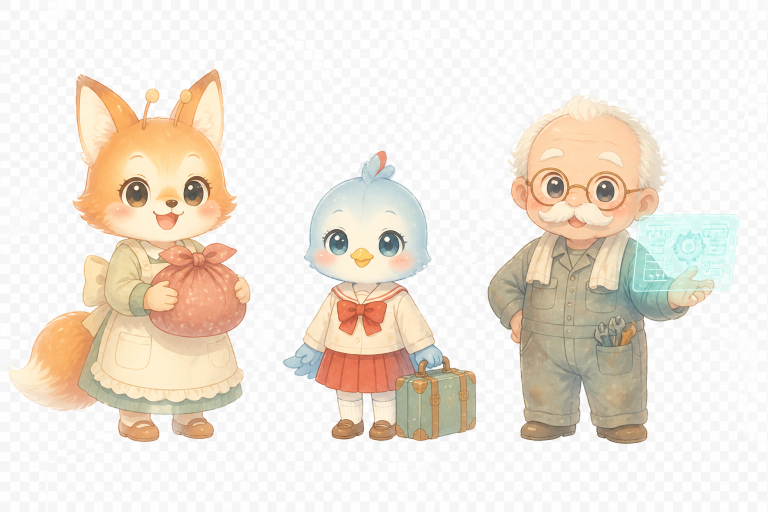
#> input picture restyle-incoming/cast2.png, 1536 x 1024 px (shown at 1/2 size)
$ python -i make-art-restyle.py   (imports and definitions only)
#> lines starting #> are read from the running program, lines starting #| are printed output that depends on the picture
# 水彩リスタイルの絵（restyle-incoming/*.png）を、ゲーム用に整える: python tools/make-art-restyle.py
# ・ChatGPT の「透過」画像は白〜薄い灰色の市松模様が焼きこまれているので、外側からつながった市松模様だけを消す
#   （市松の2色に近い「色みのない明るい点」だけをたどるので、内側の白いローブ・白い毛・クリーム色の体は残る）
# ・ふちは水彩のにじみを残すため、境目の数画素だけ明るさに応じて半透明にする
# ・表情シートは塊ごとに切り分け、シートごとに同じ倍率で縮める（下端・中央そろえはゲーム側）
# ・まばたきは *_blink.png から目のまわりだけを取り出し、元の表情の絵に重ねる（体がずれてチラつかないように）
# ・背景・1枚絵は 3:2 の中央 4:3 を 960x720 に
import os
import numpy as np
from PIL import Image, ImageFilter
from scipy import ndimage

ROOT = os.path.dirname(os.path.dirname(os.path.abspath(__file__)))
SRC = os.path.join(ROOT, 'restyle-incoming')
OUT = os.path.join(ROOT, 'img')
S = 3
W, H = 320 * S, 240 * S
FACES = ['normal', 'happy', 'sad', 'surprise', 'angry', 'cry']
REPORT = []


def save(im, name):
    im.save(os.path.join(OUT, name + '.webp'), 'WEBP', quality=88, method=6)


def load(name):
    return Image.open(os.path.join(SRC, name + '.png')).convert('RGB')


def remove_checker(rgb):
    """市松模様を消して RGBA を返す"""
    a = np.asarray(rgb).astype(int)
    mx = a.max(axis=2); mn = a.min(axis=2)
    border = np.concatenate([mn[:6].ravel(), mn[-6:].ravel(), mn[:, :6].ravel(), mn[:, -6:].ravel()])
    lo = np.percentile(border, 3) - 5          # 市松の暗いほうの色より少し下まで
    cand = (mx - mn <= 10) & (mn >= lo)
    lab, _ = ndimage.label(cand)
    edge = np.unique(np.concatenate([lab[0], lab[-1], lab[:, 0], lab[:, -1]]))
    bg = np.isin(lab, edge[edge > 0])
    # 閉じこめられた市松（腕と体のすき間など）：ある程度の広さがあり、2色の模様になっている所だけ消す
    inner, n = ndimage.label(cand & ~bg)
    if n:
        sizes = ndimage.sum(np.ones_like(mn), inner, index=np.arange(1, n + 1))
        for i, sz in enumerate(sizes, 1):
            if sz < 400: continue
            v = mn[inner == i]
            if (v < 249).mean() > 0.3 and (v >= 249).mean() > 0.3:   # 明暗2色がまざる＝市松
                bg |= inner == i
    alpha = np.where(bg, 0.0, 1.0)
    # 境目の数画素：明るく色みのない点ほど透明に（水彩のにじみを残しつつ白いふちを消す）
    dist = ndimage.distance_transform_edt(~bg)
    band = (dist > 0) & (dist <= 3)
    soft = np.clip((252 - mn) / 30.0 + (mx - mn) / 25.0, 0, 1)
    alpha = np.where(band, np.minimum(alpha, soft), alpha)
    out = np.dstack([a.astype(np.uint8), (alpha * 255).astype(np.uint8)])
    return Image.fromarray(out, 'RGBA')


def shrink(im, size):
    return im.convert('RGBa').resize(size, Image.LANCZOS).convert('RGBA')


# [47 lines left out: functions clean, cells, sheet, not called in this run]


# 元の絵がちがう表情で描かれていたシート：{キャラ: {表情: 代わりに使う閉じ目のコマ番号}}
BLINK_SRC = {'mii': {'surprise': 0}}   # ミィの3コマ目は「泣き」で描かれていたので、ふつうの閉じ目を使う
# 目と口が大きく重なり、目だけをきれいに取り出せない表情はまばたきなし（js/pixel.js の noBlink と合わせる）
SKIP_BLINK = {('gald', 'surprise')}


# [61 lines left out: functions blink, bg, not called in this run]


# [39 lines not run here, left out]

>>> import cv2
>>> picture = cv2.imread('../restyle-incoming/cast2.png', cv2.IMREAD_GRAYSCALE)
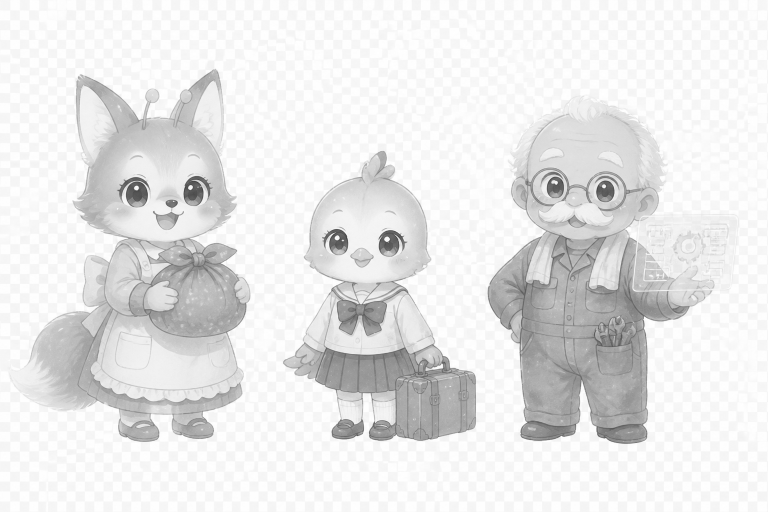
#> picture: shape (1024, 1536) (shown at 1/2 size); min 52, max 255, mean 230.8
>>> result = remove_checker(picture)
#> (the run stopped early here; a loop or call above may not have finished)

$ run again, on restyle-incoming/end_pururu.png
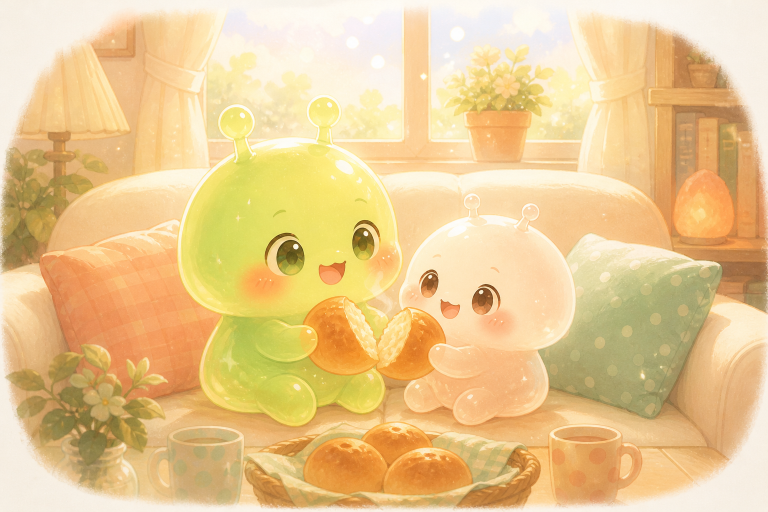
#> input picture restyle-incoming/end_pururu.png, 1536 x 1024 px (shown at 1/2 size)
#> `picture = cv2.imread('../restyle-incoming/cast2.png', cv2.IMREAD_GRAYS..`:
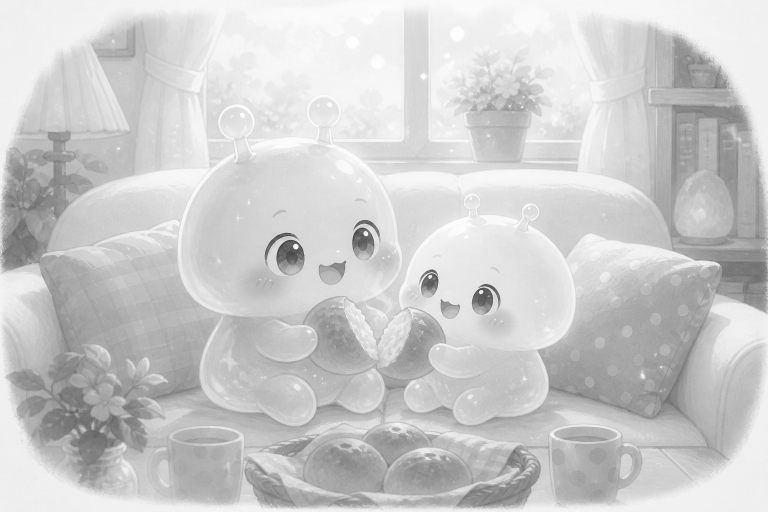
#> picture: shape (1024, 1536) (shown at 1/2 size); min 43, max 255, mean 203.4
